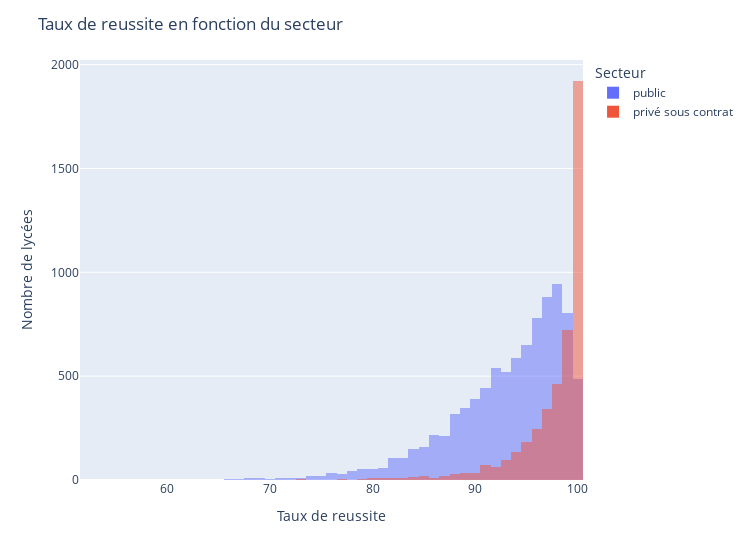

The code cell stored with this chart in its notebook:
### Code cell
#Most graphs have similar patterns with negligible values inferior to 70 (take off the three following lines to see negligible values)


fig = px.histogram(ips_res_df, x="Taux de reussite", color="Secteur", barmode="overlay", width=750)
fig.update_layout(xaxis_title="Taux de reussite", yaxis_title="Nombre de lycées",
                  legend_title="Secteur", title=f"Taux de reussite en fonction du secteur") 
fig.show()

### Figure 1 — Plotly figure (JSON) as saved in the notebook; plotly's stock layout.template omitted (floating-point values rounded to 4 significant figures; data arrays with more than 128 entries replaced by an {"elided": "..."} marker saying what was removed)
{"data": [{"alignmentgroup": "True", "bingroup": "x", "hovertemplate": "Secteur=public<br>Taux de reussite=%{x}<br>count=%{y}<extra></extra>", "legendgroup": "public", "marker": {"color": "#636efa", "opacity": 0.5, "pattern": {"shape": ""}}, "name": "public", "offsetgroup": "public", "orientation": "v", "showlegend": true, "type": "histogram", "x": {"elided": "14464 int values"}, "xaxis": "x", "yaxis": "y"}, {"alignmentgroup": "True", "bingroup": "x", "hovertemplate": "Secteur=privé sous contrat<br>Taux de reussite=%{x}<br>count=%{y}<extra></extra>", "legendgroup": "privé sous contrat", "marker": {"color": "#EF553B", "opacity": 0.5, "pattern": {"shape": ""}}, "name": "privé sous contrat", "offsetgroup": "privé sous contrat", "orientation": "v", "showlegend": true, "type": "histogram", "x": {"elided": "7313 int values"}, "xaxis": "x", "yaxis": "y"}], "layout": {"barmode": "overlay", "legend": {"title": {"text": "Secteur"}, "tracegroupgap": 0}, "margin": {"t": 60}, "title": {"text": "Taux de reussite en fonction du secteur"}, "width": 750, "xaxis": {"anchor": "y", "domain": [0, 1], "title": {"text": "Taux de reussite"}}, "yaxis": {"anchor": "x", "domain": [0, 1], "title": {"text": "Nombre de lycées"}}}}
